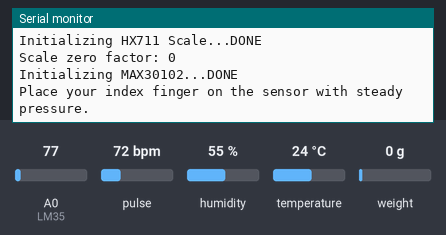
The sketch below on a simulated ESP8266 (NodeMCU). Shown: the last lines printed to the serial monitor. The inputs (shaded band) are chosen by the test bench; at power-on: humidity 55 %, weight on the scale 0 g, A0 (LM35) = 77, temperature 24 °C, pulse 72 bpm. WiFi joins after 1.5 s; servers stay silent unless stated.

Above: at 11.2 s.
11.3 s: humidity set to 22 %
At 14.2 s:
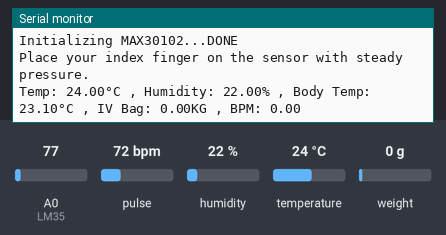
17.5 s: weight on the scale set to 100 g
At 23.3 s:
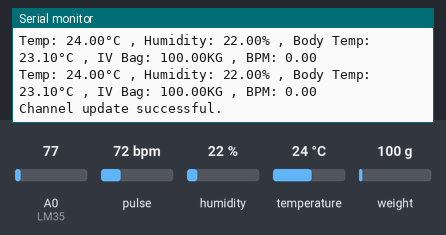
23.8 s: A0 (LM35) set to 92
At 25.7 s:
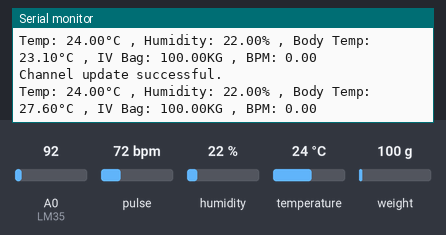
25.8 s: temperature set to 12 °C
27.8 s: weight on the scale set to 1250 g
At 29.2 s:
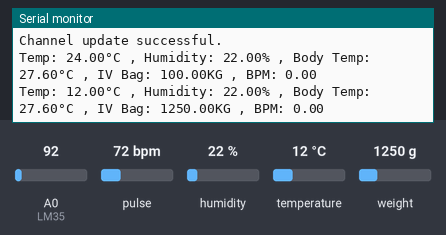
29.8 s: A0 (LM35) set to 107
At 32.1 s:
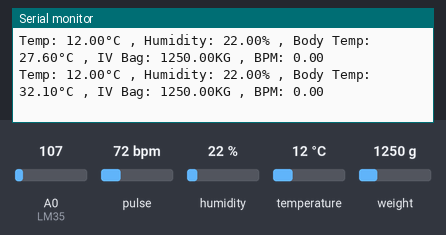
Timing chart, 0 to 32.8 s (numbered marks = the images above; inputs shaded):
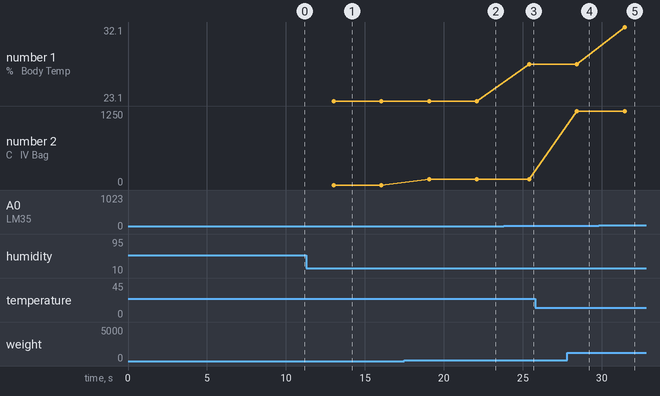

Measured:
- after the input at 11.3 s, the serial monitor: prints a new line after 1.7 s (image 1)
- after the input at 17.5 s, the serial monitor: prints a new line after 1.6 s (image 2)
- after the input at 23.8 s, the serial monitor: prints a new line after 1.6 s (image 3)
- after the input at 27.8 s, the serial monitor: prints a new line after 0.62 s (image 4)
- after the input at 29.8 s, the serial monitor: prints a new line after 1.6 s (image 5)
- plotted number 1: 23.1 → 27.6 after the input at 23.8 s, 27.6 → 32.1 after the input at 29.8 s
- plotted number 2: 0 → 100 after the input at 17.5 s, 100 → 1250 after the input at 27.8 s

The sketch:

HealthMonitoring.ino
```cpp
/* PIN CONNECTION
  MAX30102 -> [SCL -> D1], [SDA -> D2]
  DHT22 -> [DATA -> D0]
  LM35 -> [OUT -> A0]
  HX711 -> [HX711_DOUT -> D5], [HX711_CLK -> D6]
*/

#include <ESP8266WiFi.h>
#include "secrets.h"
#include "ThingSpeak.h"
#include <DHT.h>
#include "HX711.h"
#include <Wire.h>
#include "MAX30105.h"
#include "heartRate.h"

#define HX711_DOUT D5
#define HX711_CLK D6
#define DHTPIN D0       						// DHT sensor signal pin is connected to (D0)
#define DHTTYPE DHT22   						// DHT 22 type is in use

const int LM35 = A0;	              // LM35 pin connected to A0
float resolution = 3300 / 1023;
char ssid[] = SECRET_SSID ;         // your network SSID (name)
char pass[] = SECRET_PASS;          // your network password

WiFiClient  client;
MAX30105 particleSensor;
DHT dht(DHTPIN, DHTTYPE);
HX711 scale;

unsigned long myChannelNumber = SECRET_CH_ID;		    // Insert Channel ID here
const char * myWriteAPIKey = SECRET_WRITE_APIKEY;	   // Insert API Key here

// MAX3010x variables
const byte RATE_SIZE = 4;           //Increase this for more averaging. 4 is good.
byte rates[RATE_SIZE];              //Array of heart rates
byte rateSpot = 0;
long lastBeat = 0;                  //Time at which the last beat occurred
float beatsPerMinute;
int beatAvg;

// Timer variables
unsigned long lastTime = 0;
unsigned long timerDelay = 20000;   // Wait 20 seconds to update the channel again. This is due to ThingSpeak Free Account limitation.

// Variable to hold sensor readings
float room_temp = 0, room_humidity = 0, body_temp = 0, weight = 0, iv_bag = 0;

// Calibration factor for HX711 scale
float calibration_factor = -535262/500 ;  // user set calibration factor (float)

void setup() {
  Serial.begin(115200);								    //Initialize serial
  Serial.println();
  delay(3000);
  Serial.println(F("Configure ESP8266 into Station Mode"));
  WiFi.mode(WIFI_STA);
  //Check status for connect and reconnect to WiFi
  if (WiFi.status() != WL_CONNECTED) {
    Serial.print("Attempting to connect to SSID: ");
    Serial.println(SECRET_SSID);
    WiFi.begin(ssid, pass);
    while (WiFi.status() != WL_CONNECTED) {
      WiFi.begin(ssid, pass);						// Connect to WPA/WPA2 network. Change this line if using open or WEP network
      Serial.print("*");
      delay(5000);
    }
    Serial.println("");
    Serial.print("Connected to ");
    Serial.println(ssid);
    Serial.print("IP address: ");
    Serial.println(WiFi.localIP());
  }
  // Initialize ThingSpeak
  Serial.print(F("Initializing ThingSpeak..."));
  ThingSpeak.begin(client);
  Serial.println(F("DONE"));
  // Initialize DHT22
  Serial.println("Initializing DHT22");
  dht.begin();
  Serial.println(F("DONE"));
  // Initialize HX711 Scale
  Serial.print(F("Initializing HX711 Scale..."));
  scale.begin(HX711_DOUT, HX711_CLK);
  scale.set_scale();
  scale.tare();
  Serial.println(F("DONE"));
  long zero_factor = scale.read_average();			// Get baseline reading
  Serial.print("Scale zero factor: ");
  Serial.println(zero_factor);

  // Initialize MAX3010x sensor
  Serial.print(F("Initializing MAX30102..."));
  if (!particleSensor.begin(Wire, I2C_SPEED_FAST))	//Use default I2C port, 400kHz speed
  {
    Serial.println("MAX30105 was not found. Please check wiring/power. ");
    //while (1);
  }
  Serial.println(F("DONE"));
  Serial.println("Place your index finger on the sensor with steady pressure.");
  particleSensor.setup();                     //Configure sensor with default settings
  particleSensor.setPulseAmplitudeRed(0x0A);  //Turn Red LED to low to indicate sensor is running
  particleSensor.setPulseAmplitudeGreen(0);   //Turn off Green LED
}

void loop() {
// Check WiFi connection status.
  if (WiFi.status() != WL_CONNECTED) {
    Serial.print("Attempting to restore connection to SSID: ");
    Serial.println(SECRET_SSID);
    while (WiFi.status() != WL_CONNECTED) {
      WiFi.begin(ssid, pass);						// Connect to WPA/WPA2 network. Change this line if using open or WEP network
      Serial.print("*");
      delay(5000);
    }
    Serial.println("");
    Serial.print("Connected to ");
    Serial.println(ssid);
    Serial.print("IP address: ");
    Serial.println(WiFi.localIP());
  }
  delay(2000);

  // Get reading for patient's heart pulse
  heartbeat_read();

  // Get room temperature & humidity sensor reading
  room_temp = dht.readTemperature();
  room_humidity = dht.readHumidity();

  // Get patient body temperature reading
  body_temp = ((analogRead(LM35) * resolution) / 10) ;

  // Get IV Fluid bag mass
  iv_scale();

  Serial.print("Temp: ");
  Serial.print(room_temp);
  Serial.print("°C");
  Serial.print(" , Humidity: ");
  Serial.print(room_humidity);
  Serial.print("%");
  Serial.print(" , Body Temp: ");
  Serial.print(body_temp++);
  Serial.print("°C");
  Serial.print(" , IV Bag: ");
  Serial.print(weight);
  Serial.print("KG");
  Serial.print(" , BPM: ");
  Serial.println(beatsPerMinute);

  // wait until timerDelay for publish data to ThingSpeak
  if ((millis() - lastTime) >= timerDelay) {
    publish_data();
  }
}

void publish_data() {

  // set the fields with the values
  ThingSpeak.setField(1, room_temp);
  ThingSpeak.setField(2, room_humidity);
  ThingSpeak.setField(3, body_temp);
  ThingSpeak.setField(4, iv_bag);
  ThingSpeak.setField(5, beatsPerMinute);

  // Write to ThingSpeak. There are up to 8 fields in a channel, allowing you to store up to 8 different
  // pieces of information in a channel.  Here, we write to field 1.
  int x = ThingSpeak.writeFields(myChannelNumber, myWriteAPIKey);

  if (x == 200) { //ThinkSpeak server will return HTTP status code of 200 if successful.
    Serial.println("Channel update successful.");
  }
  else {
    Serial.println("Problem updating channel. HTTP error code " + String(x));
  }
  lastTime = millis();
}

void heartbeat_read() {

  long irValue = particleSensor.getIR();

  if (checkForBeat(irValue) == true)
  {
    //Heartbeat detected!
    long delta = millis() - lastBeat;
    lastBeat = millis();
    beatsPerMinute = 60 / (delta / 1000.0);
    if (beatsPerMinute < 255 && beatsPerMinute > 20)
    {
      rates[rateSpot++] = (byte)beatsPerMinute; //Store this reading in the array
      rateSpot %= RATE_SIZE; //Wrap variable
      //Take average of readings
      beatAvg = 0;
      for (byte x = 0 ; x < RATE_SIZE ; x++)
        beatAvg += rates[x];
      beatAvg /= RATE_SIZE;
    }
  }
/* For Debug purpose
  Serial.print("IR=");
  Serial.print(irValue);
  Serial.print(", BPM=");
  Serial.print(beatsPerMinute);
  Serial.print(", Avg BPM=");
  Serial.print(beatAvg);
*/
  if (irValue < 50000)
    Serial.println(F(" No finger detected?"));
	beatsPerMinute = 0;
    beatAvg = 0;
}

void iv_scale() {
  if (scale.wait_ready_timeout(1000)) {
    scale.set_scale(calibration_factor);					// Adjust to the calibration_factor
    weight = scale.get_units(10);
    iv_bag = weight;
  } else {
    Serial.println(F("HX711 not found."));
	  iv_bag = 0;
  }
}
```

secrets.h
```cpp
// Use this file to store all of the private credentials
// and connection details

#define SECRET_SSID "wifi name"    // replace MySSID with your WiFi network name
#define SECRET_PASS "pass1234" // replace MyPassword with your WiFi password

#define SECRET_CH_ID 0000000      // replace 0000000 with your channel number
#define SECRET_WRITE_APIKEY "XXXXXXXXXXXXXX"   // replace XYZ with your channel write API Key
```
